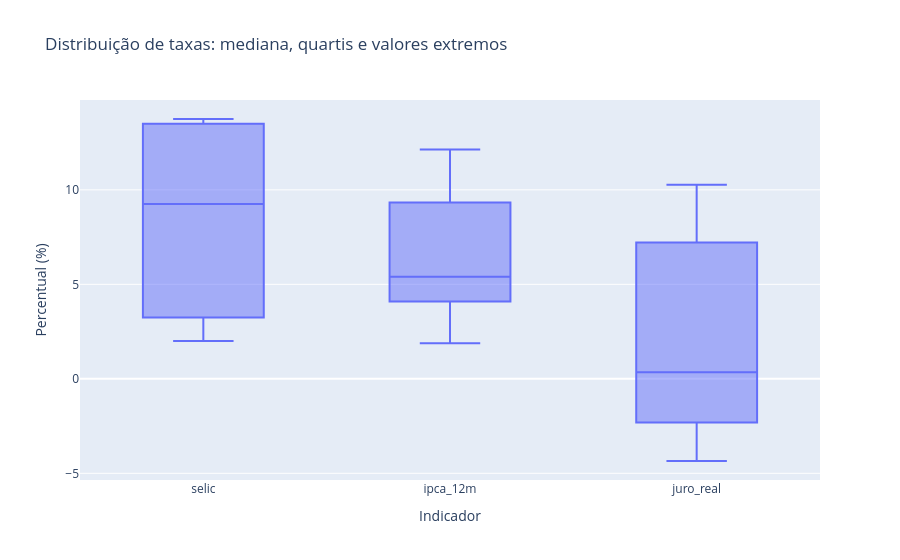

Notebook code cell kept with this figure:
### Markdown cell above
## 3. Outliers com intervalo interquartil (IQR)

Pontos fora de Q1−1,5×IQR ou Q3+1,5×IQR são sinalizados, mas **não excluídos** automaticamente: choques macroeconômicos podem ser eventos legítimos e informativos.

### Code cell
campos = ["selic", "ipca_mensal", "ipca_12m", "ptax", "ibc_br", "juro_real"]
linhas = []
for campo in campos:
    s = mensal[campo].dropna()
    if s.empty:
        continue
    q1, q3 = s.quantile([.25, .75])
    iqr = q3 - q1
    inferior, superior = q1 - 1.5 * iqr, q3 + 1.5 * iqr
    linhas.append({
        "série": campo, "Q1": q1, "Q3": q3,
        "limite_inferior": inferior, "limite_superior": superior,
        "outliers_IQR": int(((s < inferior) | (s > superior)).sum()),
    })
display(pd.DataFrame(linhas).round(3))
fig = px.box(
    mensal, y=["selic", "ipca_12m", "juro_real"], points="outliers",
    title="Distribuição de taxas: mediana, quartis e valores extremos",
    labels={"value": "Percentual (%)", "variable": "Indicador"},
)
display(fig)

### Figure 1 — Plotly figure (JSON) as saved in the notebook; plotly's stock layout.template omitted (floating-point values rounded to 4 significant figures; data arrays with more than 128 entries replaced by an {"elided": "..."} marker saying what was removed)
{"data": [{"alignmentgroup": "True", "boxpoints": "outliers", "hovertemplate": "Indicador=%{x}<br>Percentual (%)=%{y}<extra></extra>", "legendgroup": "", "marker": {"color": "#636efa"}, "name": "", "notched": false, "offsetgroup": "", "orientation": "v", "showlegend": false, "type": "box", "x": {"elided": "144 str values"}, "x0": " ", "xaxis": "x", "y": {"elided": "144 float values"}, "y0": " ", "yaxis": "y"}], "layout": {"boxmode": "group", "legend": {"tracegroupgap": 0}, "title": {"text": "Distribuição de taxas: mediana, quartis e valores extremos"}, "xaxis": {"anchor": "y", "domain": [0.0, 1.0], "title": {"text": "Indicador"}}, "yaxis": {"anchor": "x", "domain": [0.0, 1.0], "title": {"text": "Percentual (%)"}}}}
